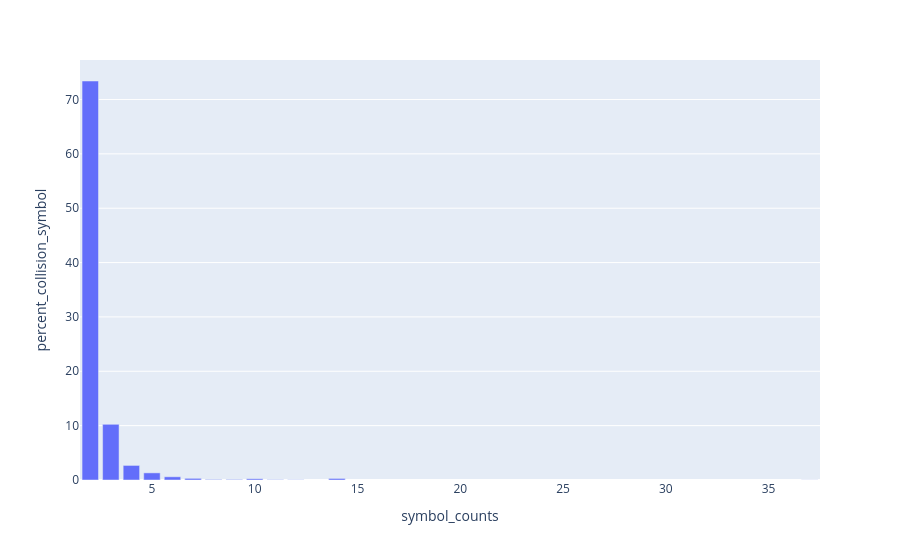

The code cell stored with this chart in its notebook:
### Code cell
create_ambiguous_symbol_histogram(ncbi_ambiguous_symbol_counts, "NCBI", ncbi_ambiguous_symbol_set_count)

### Figure 1 — Plotly figure (JSON) as saved in the notebook; plotly's stock layout.template omitted (floating-point values rounded to 4 significant figures)
{"data": [{"alignmentgroup": "True", "hovertemplate": "symbol_counts=%{x}<br>percent_collision_symbol=%{y}<extra></extra>", "legendgroup": "", "marker": {"color": "#636efa", "pattern": {"shape": ""}}, "name": "", "offsetgroup": "", "orientation": "v", "showlegend": false, "textposition": "auto", "type": "bar", "x": [2, 3, 4, 5, 6, 7, 8, 9, 10, 11, 12, 14, 37], "xaxis": "x", "y": [73.4, 10.24, 2.683, 1.313, 0.5898, 0.3044, 0.09513, 0.09513, 0.2283, 0.05708, 0.03805, 0.2854, 0.01903], "yaxis": "y"}], "layout": {"barmode": "relative", "legend": {"tracegroupgap": 0}, "margin": {"t": 60}, "xaxis": {"anchor": "y", "domain": [0, 1], "title": {"text": "symbol_counts"}}, "yaxis": {"anchor": "x", "domain": [0, 1], "title": {"text": "percent_collision_symbol"}}}}
